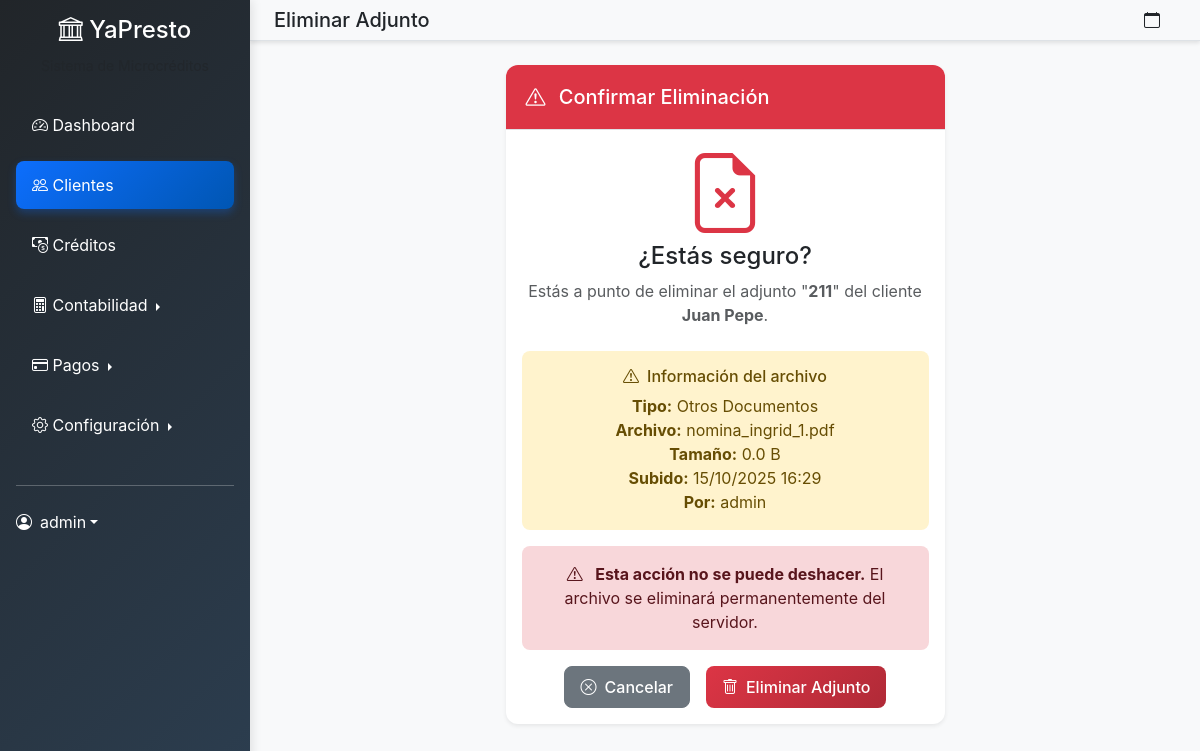
Page /adjuntos/1/eliminar/ (signed in) on the committed database.
### microcreditos/models.py (models this page shows, shortened)
class ClienteAdjunto(models.Model):
    TIPO_CHOICES = [
        ('cedula', 'Cédula de Identidad'),
        ('comprobante_ingresos', 'Comprobante de Ingresos'),
        ('referencias_comerciales', 'Referencias Comerciales'),
        ('referencias_personales', 'Referencias Personales'),
        ('contrato', 'Contrato'),
        ('garantia', 'Garantía'),
        ('otros', 'Otros Documentos'),
    ]
    cliente = models.ForeignKey(Cliente, on_delete=models.CASCADE, related_name='adjuntos')
    titulo = models.CharField(max_length=200)
    tipo = models.CharField(max_length=30, choices=TIPO_CHOICES, default='otros')
    archivo = models.FileField(upload_to='clientes/adjuntos/%Y/%m/%d/')
    descripcion = models.TextField(blank=True)
    fecha_subida = models.DateTimeField(default=timezone.now)
    subido_por = models.ForeignKey(User, on_delete=models.CASCADE)
    es_confidencial = models.BooleanField(default=False)
    @property
    def nombre_archivo(self):
        return os.path.basename(self.archivo.name)
    @property
    def tamaño_archivo(self):
        if self.archivo:
            try:
                return self.archivo.size
            except:
                return 0
        return 0
    @property
    def tamaño_legible(self):
        size = self.tamaño_archivo
        for unit in ['B', 'KB', 'MB', 'GB']:
            if size < 1024.0:
                return f"{size:.1f} {unit}"
            size /= 1024.0
        return f"{size:.1f} TB"
    class Meta:
        verbose_name_plural = "Adjuntos de Clientes"
        ordering = ['-fecha_subida']

class Cliente(models.Model):
    ESTADO_CHOICES = [
        ('activo', 'Activo'),
        ('inactivo', 'Inactivo'),
        ('moroso', 'Moroso'),
    ]
    usuario = models.OneToOneField(User, on_delete=models.CASCADE, null=True, blank=True)
    nombre = models.CharField(max_length=100)
    apellido = models.CharField(max_length=100)
    cedula = models.CharField(max_length=20, unique=True)
    telefono = models.CharField(max_length=15)
    email = models.EmailField()
    direccion = models.TextField()
    fecha_nacimiento = models.DateField()
    estado = models.CharField(max_length=10, choices=ESTADO_CHOICES, default='activo')
    score_crediticio = models.IntegerField(default=500)
    fecha_registro = models.DateTimeField(default=timezone.now)
    avatar = models.ImageField(upload_to='avatars/', null=True, blank=True)
    @property
    def nombre_completo(self):
        return f"{self.nombre} {self.apellido}"
    class Meta:
        verbose_name_plural = "Clientes"

### microcreditos/views.py (the view, shortened to what this page needs)
# urls.py: path('adjuntos/<int:adjunto_id>/eliminar/', views.eliminar_adjunto_cliente, name='eliminar_adjunto_cliente'),
@login_required
def eliminar_adjunto_cliente(request, adjunto_id):
    adjunto = get_object_or_404(ClienteAdjunto, pk=adjunto_id)
    cliente_id = adjunto.cliente.id
    context = {
        'adjunto': adjunto,
        'titulo': f'Eliminar Adjunto: {adjunto.titulo}',
    }
    return render(request, 'microcreditos/eliminar_adjunto_cliente.html', context)

### accounts/models.py (called while the page is built)
    def es_administrador(self):
        return self.rol == 'administrador'

### templates/microcreditos/eliminar_adjunto_cliente.html (shortened to what this page needs)
{% extends 'dashboard_base.html' %}
{% load static %}
{% block page_title %}Eliminar Adjunto{% endblock %}
{% block dashboard_content %}
<div class="row justify-content-center">
    <div class="col-md-6">
        <div class="card shadow-sm">
            <div class="card-header bg-danger text-white">
                <h5 class="mb-0">
                    <i class="bi bi-exclamation-triangle me-2"></i>
                    Confirmar Eliminación
                </h5>
            </div>
            <div class="card-body text-center">
                <i class="bi bi-file-earmark-x display-1 text-danger mb-4"></i>
                <h4>¿Estás seguro?</h4>
                <p class="text-muted mb-4">
                    Estás a punto de eliminar el adjunto "<strong>{{ adjunto.titulo }}</strong>"
                    del cliente <strong>{{ adjunto.cliente.nombre_completo }}</strong>.
                </p>
                <div class="alert alert-warning">
                    <h6><i class="bi bi-exclamation-triangle me-2"></i>Información del archivo</h6>
                    <ul class="list-unstyled mb-0">
                        <li><strong>Tipo:</strong> {{ adjunto.get_tipo_display }}</li>
                        <li><strong>Archivo:</strong> {{ adjunto.nombre_archivo }}</li>
                        <li><strong>Tamaño:</strong> {{ adjunto.tamaño_legible }}</li>
                        <li><strong>Subido:</strong> {{ adjunto.fecha_subida|date:"d/m/Y H:i" }}</li>
                        <li><strong>Por:</strong> {{ adjunto.subido_por.get_full_name|default:adjunto.subido_por.username }}</li>
                    </ul>
                </div>
                <div class="alert alert-danger">
                    <i class="bi bi-exclamation-triangle me-2"></i>
                    <strong>Esta acción no se puede deshacer.</strong>
                    El archivo se eliminará permanentemente del servidor.
                </div>
                <form method="post" class="d-inline">
                    <div class="d-flex justify-content-center gap-3">
                        <a href="{% url 'microcreditos:cliente_adjuntos' adjunto.cliente.id %}"
                           class="btn btn-secondary">
                            <i class="bi bi-x-circle me-2"></i>Cancelar
                        </a>
                        <button type="submit" class="btn btn-danger">
                            <i class="bi bi-trash me-2"></i>Eliminar Adjunto
                        </button>
                    </div>
                </form>
            </div>
        </div>
    </div>
</div>
{% endblock %}

### templates/dashboard_base.html (shortened to what this page needs)
{% extends 'base.html' %}
{% load static %}
{% block content %}
<div class="d-flex dashboard-layout">
    <nav class="sidebar bg-dark text-white p-3" style="width: 250px; min-height: 100vh;">
        <div class="text-center mb-4">
            <h4><i class="bi bi-bank"></i> YaPresto</h4>
            <small class="text-muted">Sistema de Microcréditos</small>
        </div>
        <ul class="nav nav-pills flex-column">
            <li class="nav-item mb-2">
                <a href="{% url 'microcreditos:dashboard' %}" class="nav-link text-white {% if request.resolver_match.url_name == 'dashboard' %}active{% endif %}">
                    <i class="bi bi-speedometer2"></i> Dashboard
                </a>
            </li>
            <li class="nav-item mb-2">
                <a href="{% url 'microcreditos:lista_clientes' %}" class="nav-link text-white {% if 'cliente' in request.resolver_match.url_name %}active{% endif %}">
                    <i class="bi bi-people"></i> Clientes
                </a>
            </li>
            <li class="nav-item mb-2">
                <a href="{% url 'microcreditos:lista_prestamos' %}" class="nav-link text-white {% if 'prestamo' in request.resolver_match.url_name %}active{% endif %}">
                    <i class="bi bi-cash-coin"></i> Créditos
                </a>
            </li>
            <li class="nav-item mb-2">
                <div class="dropdown dropend">
                    <a href="#" class="nav-link text-white dropdown-toggle {% if 'contabilidad' in request.resolver_match.url_name or 'diario' in request.resolver_match.url_name %}active{% endif %}"
                       data-bs-toggle="dropdown" aria-expanded="false">
                        <i class="bi bi-calculator"></i> Contabilidad
                    </a>
                </div>
            </li>
            <li class="nav-item mb-2">
                <div class="dropdown dropend">
                    <a href="#" class="nav-link text-white dropdown-toggle {% if 'pago' in request.resolver_match.url_name %}active{% endif %}"
                       data-bs-toggle="dropdown" aria-expanded="false">
                        <i class="bi bi-credit-card"></i> Pagos
                    </a>
                </div>
            </li>
            {% if user.perfil.es_administrador %}
            <li class="nav-item mb-2">
                <div class="dropdown dropend">
                    <a href="#" class="nav-link text-white dropdown-toggle {% if 'configuracion' in request.resolver_match.url_name %}active{% endif %}"
                       data-bs-toggle="dropdown" aria-expanded="false">
                        <i class="bi bi-gear"></i> Configuración
                    </a>
                </div>
            </li>
            {% endif %}
        </ul>
        <hr class="my-4">
        <div class="dropdown">
            <a href="#" class="d-flex align-items-center text-white text-decoration-none dropdown-toggle" data-bs-toggle="dropdown">
                <i class="bi bi-person-circle me-2"></i>
                {{ user.username }}
            </a>
        </div>
    </nav>
    <main class="flex-grow-1">
        <nav class="navbar navbar-light bg-light border-bottom px-4">
            <div class="d-flex align-items-center">
                <h5 class="mb-0">{% block page_title %}Dashboard{% endblock %}</h5>
            </div>
            <div class="d-flex align-items-center">
                <span class="me-3">
                    <i class="bi bi-calendar"></i> {{ "now"|date:"d/m/Y H:i" }}
                </span>
            </div>
        </nav>
        <div class="p-4">
            {% block dashboard_content %}{% endblock %}
        </div>
    </main>
</div>
{% endblock %}

### static/css/style.css (style rules this page uses)
:root { --primary-color: #0d6efd; --secondary-color: #6c757d; --success-color: #198754; --warning-color: #ffc107; --danger-color: #dc3545; --info-color: #0dcaf0; --light-color: #f8f9fa; --dark-color: #212529; --sidebar-bg: #343a40; --border-color: #dee2e6; }
* { box-sizing: border-box; }
html, body { margin: 0; padding: 0; width: 100%; overflow-x: hidden; }
body { font-family: 'Inter', -apple-system, BlinkMacSystemFont, 'Segoe UI', sans-serif; background-color: #f8f9fa; }
.sidebar { background: linear-gradient(135deg, var(--dark-color) 0%, #2c3e50 100%); box-shadow: 2px 0 10px rgba(0,0,0,0.1); min-height: 100vh; position: fixed; z-index: 1000; }
.sidebar .nav-link { color: rgba(255,255,255,0.8); padding: 12px 16px; border-radius: 8px; margin-bottom: 4px; transition: all 0.3s ease; }
.sidebar .nav-link.active { background: linear-gradient(135deg, var(--primary-color) 0%, #0056b3 100%); color: white; box-shadow: 0 4px 8px rgba(13, 110, 253, 0.3); }
.dashboard-layout main { margin-left: 250px; }
.navbar { box-shadow: 0 2px 4px rgba(0,0,0,0.1); }
.card { border: none; border-radius: 12px; box-shadow: 0 2px 12px rgba(0,0,0,0.08); transition: all 0.3s ease; }
.card-header { background: white; border-bottom: 1px solid var(--border-color); border-radius: 12px 12px 0 0 !important; padding: 1.25rem; }
.btn { border-radius: 8px; font-weight: 500; padding: 0.5rem 1rem; transition: all 0.3s ease; }
.btn-danger { background: linear-gradient(135deg, var(--danger-color) 0%, #b02a37 100%); border: none; }
.alert { border-radius: 8px; border: none; padding: 1rem 1.25rem; }

### rows in the picture
ClienteAdjunto: titulo "211", cliente.nombre_completo "Juan Pepe", tipo "Otros Documentos", nombre_archivo "nomina_ingrid_1.pdf", tamaño_legible "0.0 B", fecha_subida "15/10/2025 16:29", subido_por.get_full_name "admin"

### other values in the picture
{{ user.username }} "admin"
